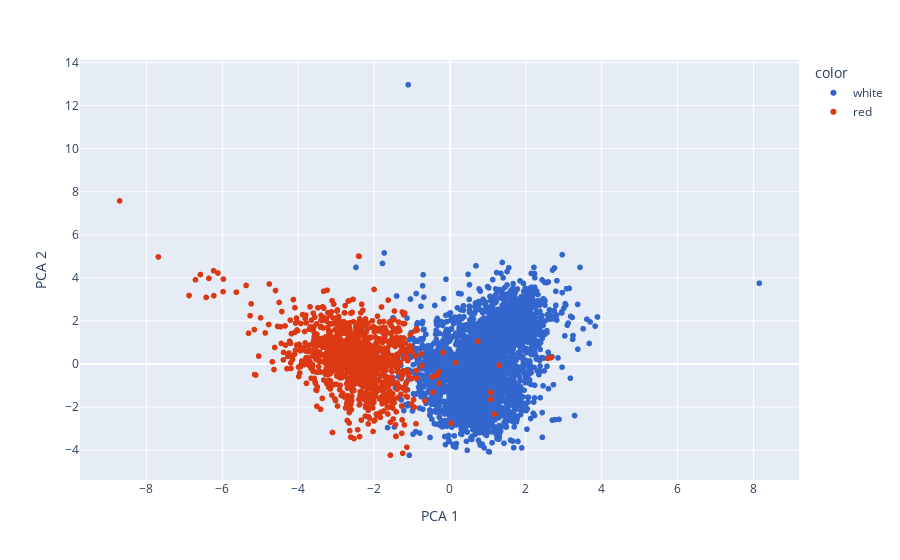

Source (notebook cell):
### Code cell
import plotly.express as px

fig = px.scatter(
    x = X_train_pca[:, 0],   # first principal component
    y = X_train_pca[:, 1],   # second principal component
    color = Y_train.astype(str),  # convert to string for discrete colors
    color_discrete_sequence = px.colors.qualitative.G10,
    labels={'x': 'PCA 1', 'y': 'PCA 2'}
)
fig.show()

### Figure 1 — Plotly figure (JSON) as saved in the notebook; plotly's stock layout.template omitted (floating-point values rounded to 4 significant figures; data arrays with more than 128 entries replaced by an {"elided": "..."} marker saying what was removed)
{"data": [{"hovertemplate": "color=white<br>PCA 1=%{x}<br>PCA 2=%{y}<extra></extra>", "legendgroup": "white", "marker": {"color": "#3366CC", "symbol": "circle"}, "mode": "markers", "name": "white", "showlegend": true, "type": "scattergl", "x": {"elided": "3143 float values"}, "xaxis": "x", "y": {"elided": "3143 float values"}, "yaxis": "y"}, {"hovertemplate": "color=red<br>PCA 1=%{x}<br>PCA 2=%{y}<extra></extra>", "legendgroup": "red", "marker": {"color": "#DC3912", "symbol": "circle"}, "mode": "markers", "name": "red", "showlegend": true, "type": "scattergl", "x": {"elided": "1093 float values"}, "xaxis": "x", "y": {"elided": "1093 float values"}, "yaxis": "y"}], "layout": {"legend": {"title": {"text": "color"}, "tracegroupgap": 0}, "margin": {"t": 60}, "xaxis": {"anchor": "y", "domain": [0, 1], "title": {"text": "PCA 1"}}, "yaxis": {"anchor": "x", "domain": [0, 1], "title": {"text": "PCA 2"}}}}
